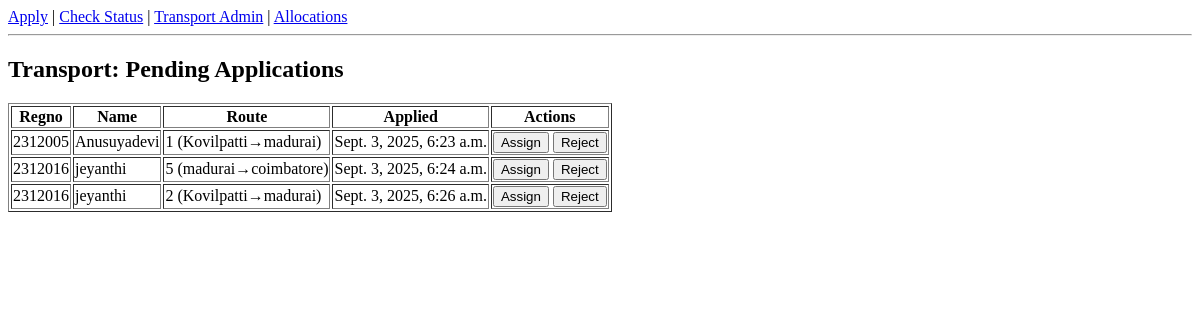
The page /transport/admin/applications/ (signed in) on the database as committed earlier.
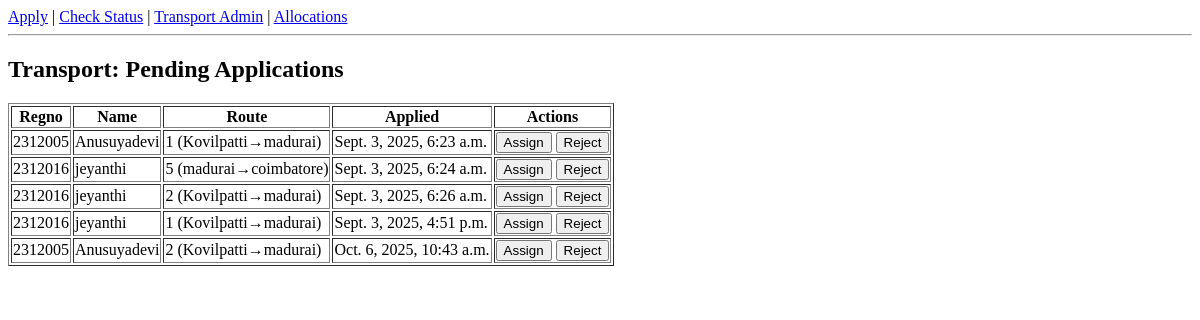
The same page on the database as committed later.
### transport/models.py (models this page shows, shortened)
class BusPass(models.Model):
    STATUS_APPLIED = 'Applied'
    STATUS_ASSIGNED = 'Assigned'
    STATUS_REJECTED = 'Rejected'
    STATUS_CHOICES = [
        (STATUS_APPLIED, 'Applied'),
        (STATUS_ASSIGNED, 'Assigned'),
        (STATUS_REJECTED, 'Rejected'),
    ]
    student = models.ForeignKey(Student, on_delete=models.CASCADE)
    route = models.ForeignKey(Route, on_delete=models.CASCADE)
    status = models.CharField(
        max_length=20, choices=STATUS_CHOICES, default=STATUS_APPLIED
    )
    applied_at = models.DateTimeField(auto_now_add=True, null=True, blank=True)
    class Meta:
        unique_together = ('student', 'route')

class Student(models.Model):
    regno = models.CharField(max_length=20, unique=True)
    name = models.CharField(max_length=100)

class Route(models.Model):
    route_no = models.CharField(max_length=20)
    start_point = models.CharField(max_length=100)
    end_point = models.CharField(max_length=100)
    capacity = models.PositiveIntegerField(default=0)

### transport/views.py (the view)
# urls.py: path("admin/applications/", views.admin_applications, name="admin_applications"),
@staff_member_required
def admin_applications(request):
    applications = BusPass.objects.filter(status=BusPass.STATUS_APPLIED).order_by('applied_at')
    return render(request, 'transport/admin_applications.html', {'applications': applications})

### transport/templates/transport/admin_applications.html
{% extends "transport/base.html" %}
{% block content %}
  <h2>Transport: Pending Applications</h2>
  <table border="1">
    <tr><th>Regno</th><th>Name</th><th>Route</th><th>Applied</th><th>Actions</th></tr>
    {% for a in applications %}
    <tr>
      <td>{{ a.student.regno }}</td>
      <td>{{ a.student.name }}</td>
      <td>{{ a.route.route_no }} ({{ a.route.start_point }}→{{ a.route.end_point }})</td>
      <td>{{ a.applied_at }}</td>
      <td>
        <form action="{% url 'transport:assign_pass' a.id %}" method="post" style="display:inline">{% csrf_token %}
          <button type="submit">Assign</button>
        </form>
        <form action="{% url 'transport:reject_pass' a.id %}" method="post" style="display:inline">{% csrf_token %}
          <button type="submit">Reject</button>
        </form>
      </td>
    </tr>
    {% empty %}
    <tr><td colspan="5">No pending applications.</td></tr>
    {% endfor %}
  </table>
{% endblock %}

Rows that differ between the two databases and show on the page:
added BusPass: student.regno "2312016", student.name "jeyanthi", route.route_no "1", route.start_point "Kovilpatti", route.end_point "madurai", applied_at "Sept. 3, 2025, 4:51 p.m."
added BusPass: student.regno "2312005", student.name "Anusuyadevi", route.route_no "2", route.start_point "Kovilpatti", route.end_point "madurai", applied_at "Oct. 6, 2025, 10:43 a.m."
